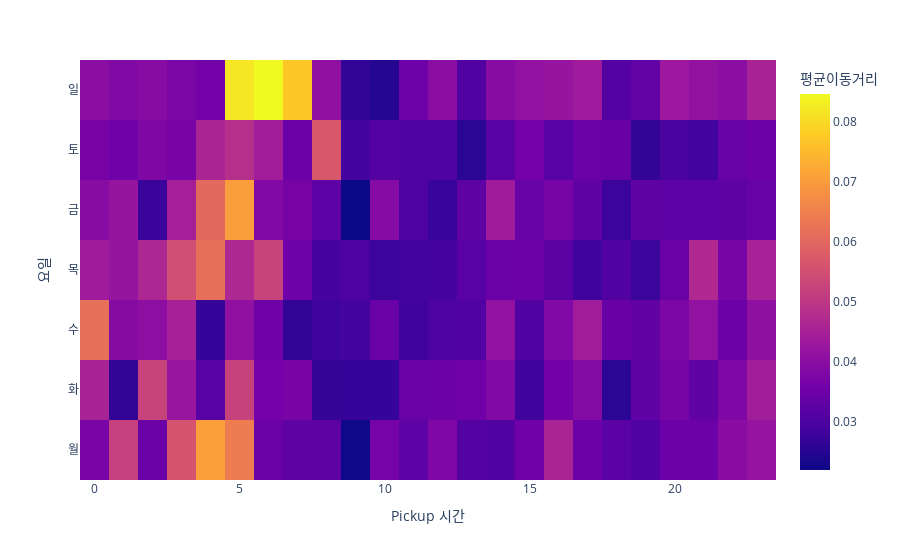

Source (notebook cell):
### Code cell
tidydata1 = df.pivot_table(
    index = 'pickup_hour',
    columns = 'dayofweek',
    values = 'dist',
    aggfunc = 'mean'
).stack().reset_index().rename({0:'dist_mean'},axis=1)
dct1={0:'월',1:'화',2:'수',3:'목',4:'금',5:'토',6:'일'}
tidydata1=tidydata1.assign(dayofweek=tidydata1.dayofweek.map(dct1))
fig1 = px.density_heatmap(
    data_frame=tidydata1,
    x='pickup_hour',
    y='dayofweek',
    z='dist_mean',
    nbinsx=24,
    nbinsy=7,
    height=300
)

fig1.update_layout(
    xaxis_title='Pickup 시간',
    yaxis_title='요일',
    coloraxis_colorbar_title='평균이동거리'
)

fig1.show()

### Figure 1 — Plotly figure (JSON) as saved in the notebook; plotly's stock layout.template omitted (floating-point values rounded to 4 significant figures; data arrays with more than 128 entries replaced by an {"elided": "..."} marker saying what was removed)
{"data": [{"coloraxis": "coloraxis", "histfunc": "sum", "hovertemplate": "pickup_hour=%{x}<br>dayofweek=%{y}<br>sum of dist_mean=%{z}<extra></extra>", "name": "", "nbinsx": 24, "nbinsy": 7, "type": "histogram2d", "x": {"elided": "168 int values"}, "xaxis": "x", "xbingroup": "x", "y": {"elided": "168 str values"}, "yaxis": "y", "ybingroup": "y", "z": {"elided": "168 float values"}}], "layout": {"autosize": true, "coloraxis": {"colorbar": {"title": {"text": "평균이동거리"}}, "colorscale": [[0, "#0d0887"], [0.1111, "#46039f"], [0.2222, "#7201a8"], [0.3333, "#9c179e"], [0.4444, "#bd3786"], [0.5556, "#d8576b"], [0.6667, "#ed7953"], [0.7778, "#fb9f3a"], [0.8889, "#fdca26"], [1, "#f0f921"]]}, "legend": {"tracegroupgap": 0}, "margin": {"t": 60}, "xaxis": {"anchor": "y", "autorange": true, "domain": [0, 1], "range": [-0.5, 23.5], "title": {"text": "Pickup 시간"}, "type": "linear"}, "yaxis": {"anchor": "x", "autorange": true, "domain": [0, 1], "range": [-0.5, 6.5], "title": {"text": "요일"}, "type": "category"}}}
